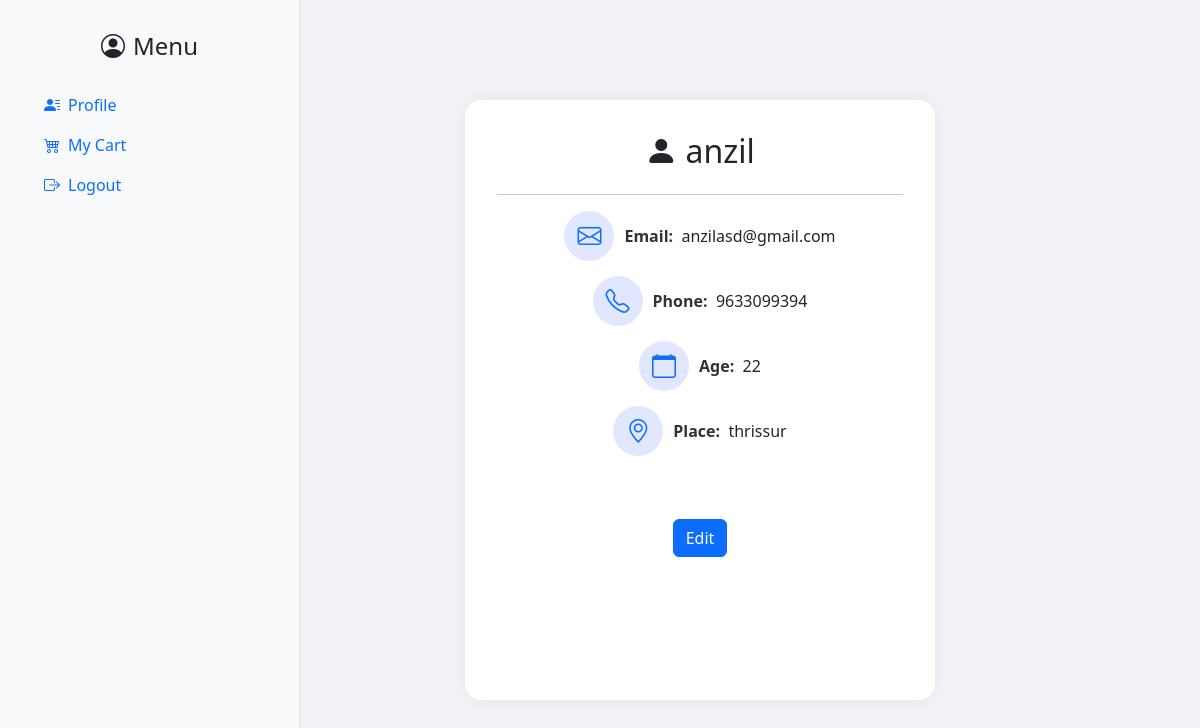
The app's page /profile/ (signed in), older data.
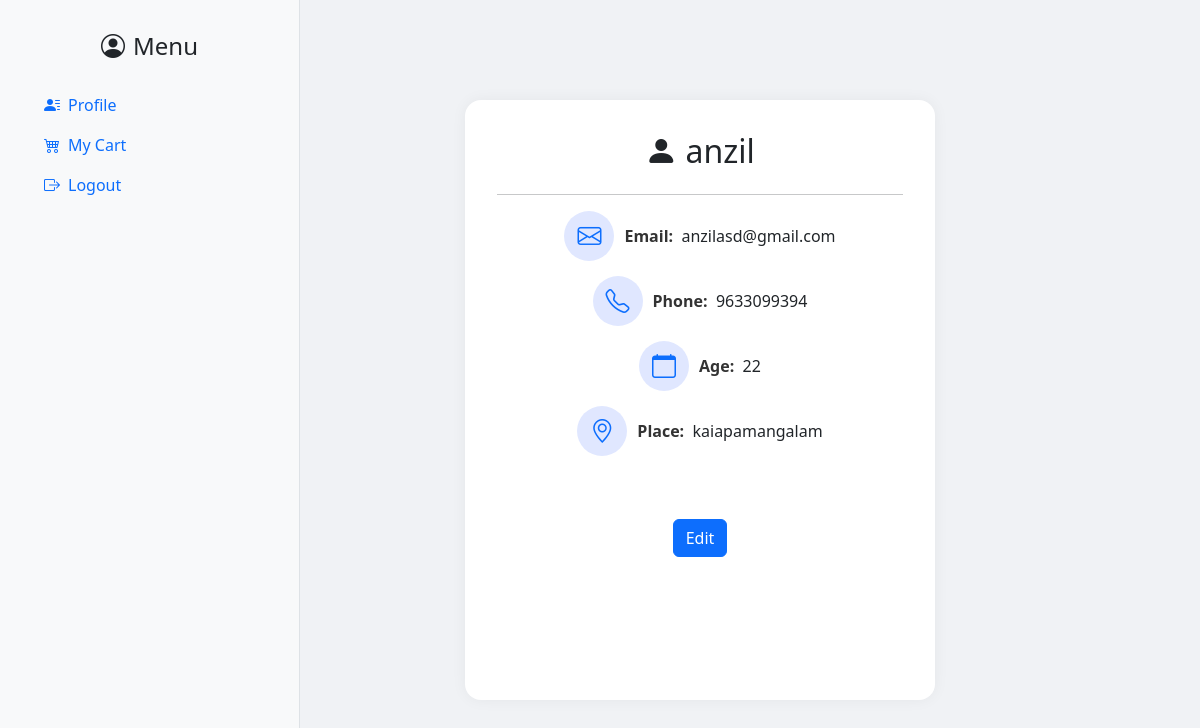
The same page, newer data.
### myapp/models.py (models this page shows, shortened)
class Userdetails(AbstractUser):
    age = models.IntegerField(default=15, blank=True, null=True)
    phoneNumber = models.CharField(max_length=15, default="0000000000", blank=True)
    place = models.CharField(max_length=255, default='Unknown', blank=True)

### myapp/views.py (the view)
# urls.py: path('profile/',views.profile_view,name="profile"),
def profile_view(request):
    return render( request,'./profile.html')

### myapp/templates/profile.html (shortened to what this page needs)
<!DOCTYPE html>
<html>
<head>
    <link href="https://cdn.jsdelivr.net/npm/bootstrap@5.3.0/dist/css/bootstrap.min.css" rel="stylesheet">
    <link href="https://cdn.jsdelivr.net/npm/bootstrap-icons@1.10.5/font/bootstrap-icons.css" rel="stylesheet">
</head>
<body>
<div class="container-fluid">
    <div class="row">
        <div class="col-md-3 sidebar">
            <h4 class="text-center"><i class="bi bi-person-circle me-2"></i>Menu</h4>
            <ul class="nav flex-column px-3 mt-4">
                <li class="nav-item"><a class="nav-link active" href="#"><i class="bi bi-person-lines-fill me-2"></i>Profile</a></li>
                <li class="nav-item"><a class="nav-link" href="#"><i class="bi bi-cart4 me-2"></i>My Cart</a></li>
                <li class="nav-item"><a class="nav-link" href="{% url 'logout' %}"><i class="bi bi-box-arrow-right me-2"></i>Logout</a></li>
            </ul>
        </div>
        <div class="col-md-8 profile-content d-flex justify-content-center align-items-center">
            <div class="col-md-8 profile-card">
                <h2 class="mb-4"><i class="bi bi-person-fill"></i> {{ user.username }}</h2>
                <hr>
                <div class="info-row">
                    <div class="icon-circle"><i class="bi bi-envelope"></i></div>
                    <span class="profile-title">Email:</span>&nbsp; {{ user.email }}
                </div>
                <div class="info-row">
                    <div class="icon-circle"><i class="bi bi-telephone"></i></div>
                    <span class="profile-title">Phone:</span>&nbsp; {{ user.phoneNumber }}
                </div>
                <div class="info-row">
                    <div class="icon-circle"><i class="bi bi-calendar"></i></div>
                    <span class="profile-title">Age:</span>&nbsp; {{ user.age }}
                </div>
                <div class="info-row">
                    <div class="icon-circle"><i class="bi bi-geo-alt"></i></div>
                    <span class="profile-title">Place:</span>&nbsp; {{ user.place }}
                </div>
                <br>
                <br>
                <div>
                    <a href="{% url 'update_user'%}" style="display:inline-flex;" class="btn btn-primary">Edit</a>
                </div>
            </div>
        </div>
    </div>
</div>
</body>
</html>

Row changes from the older to the newer data that the page shows:
changed Userdetails "anzil": place "thrissur" → "kaiapamangalam"
